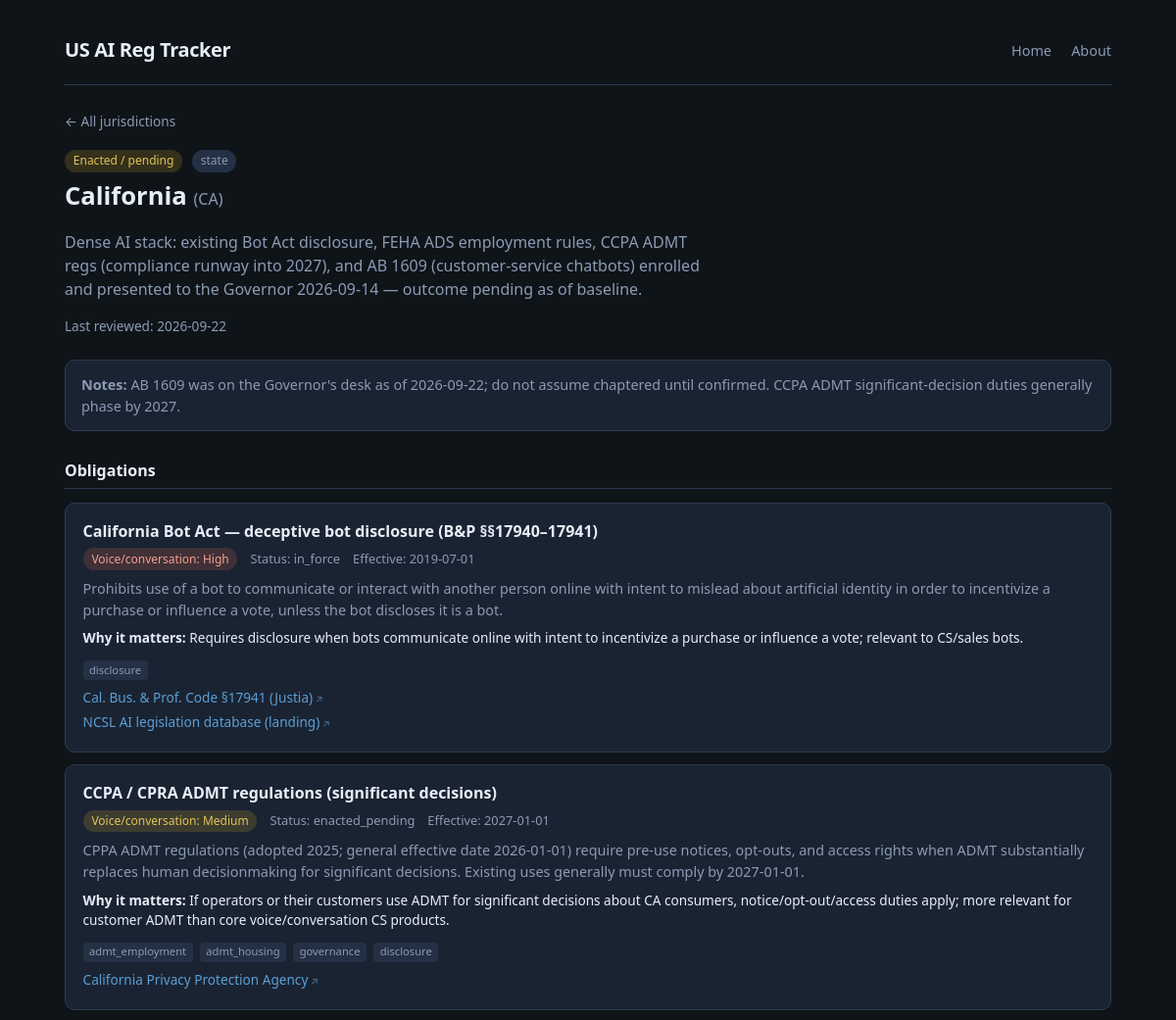
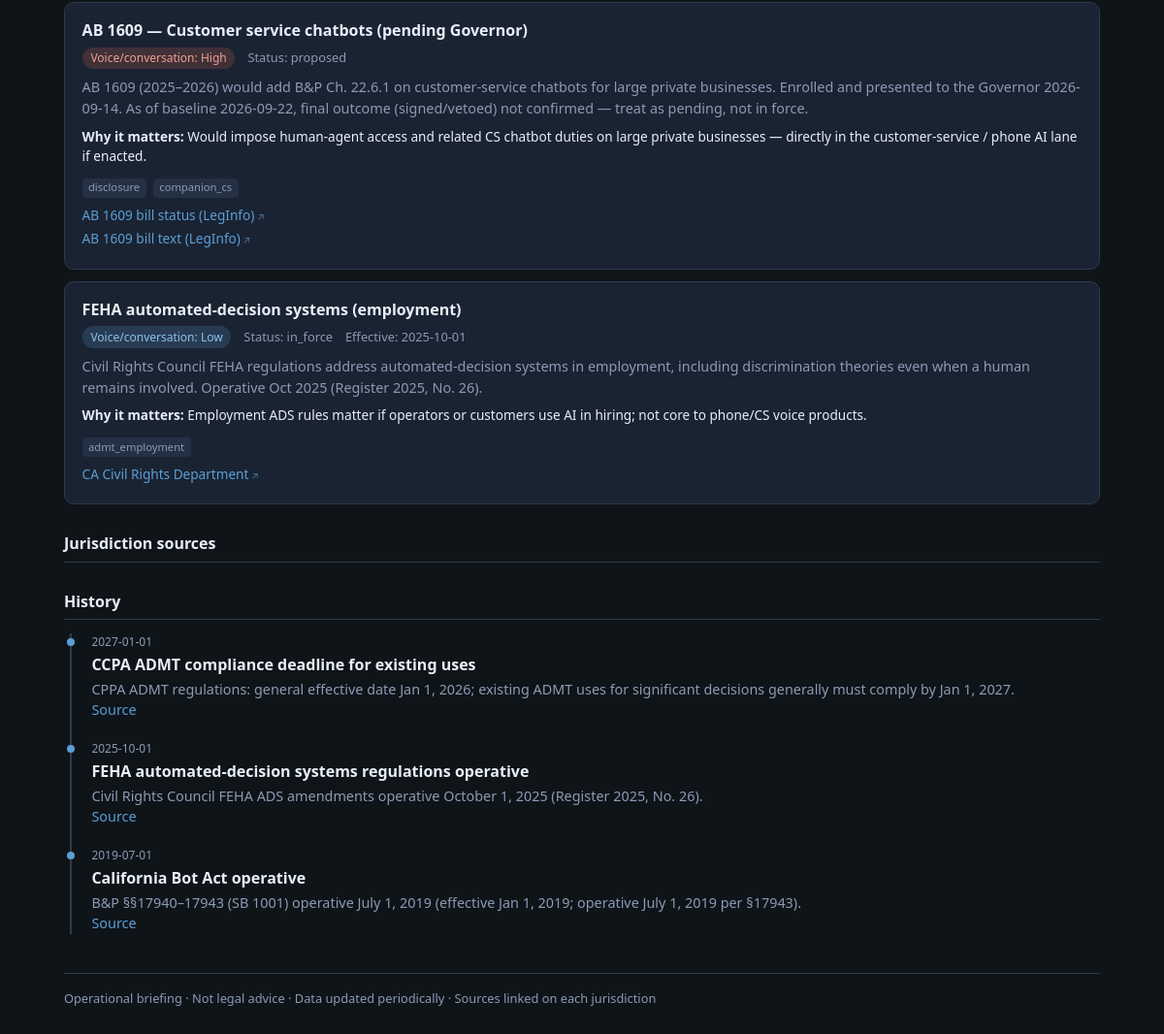
The page /j/CA on the database as committed earlier (2 pictures, top to bottom).
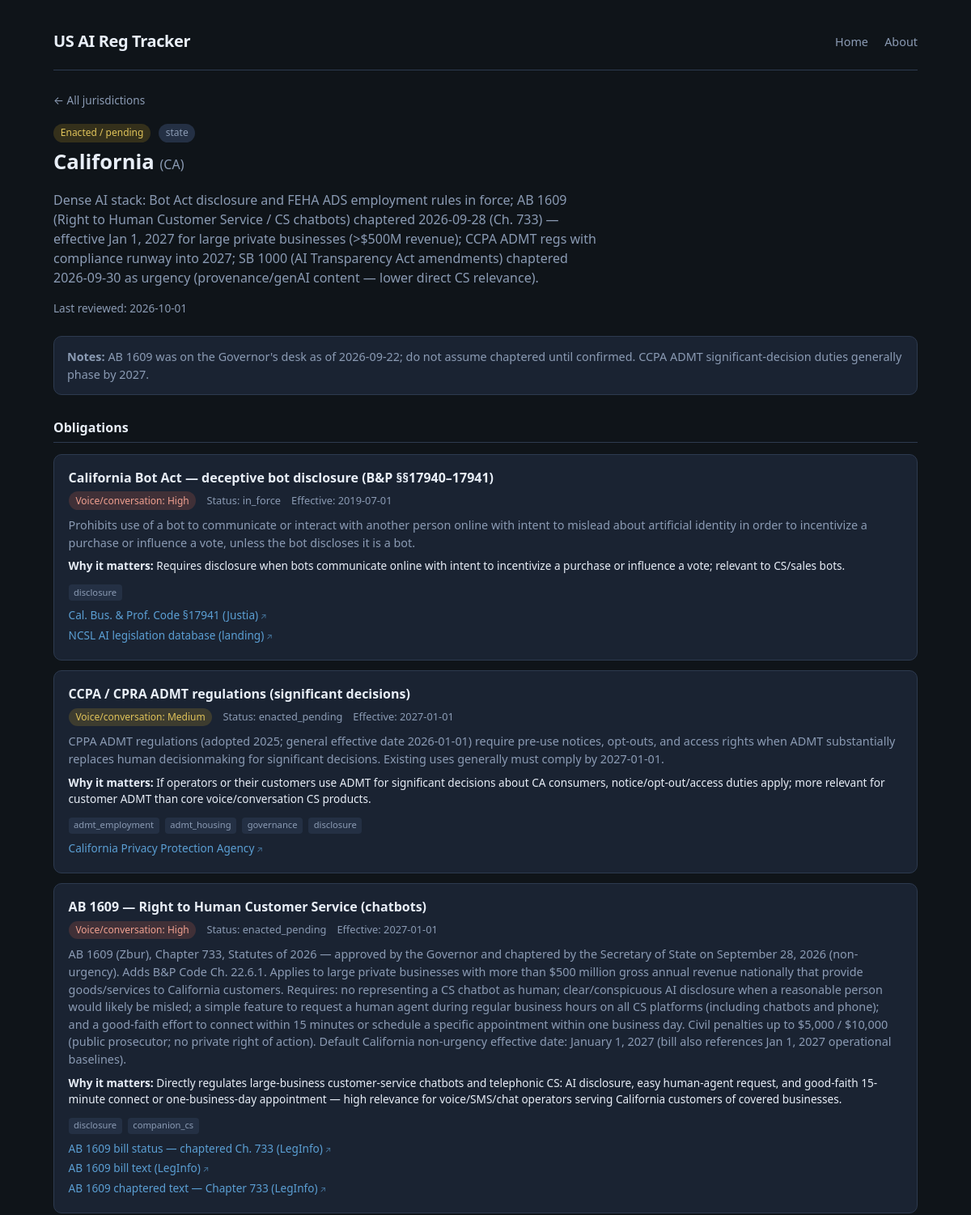
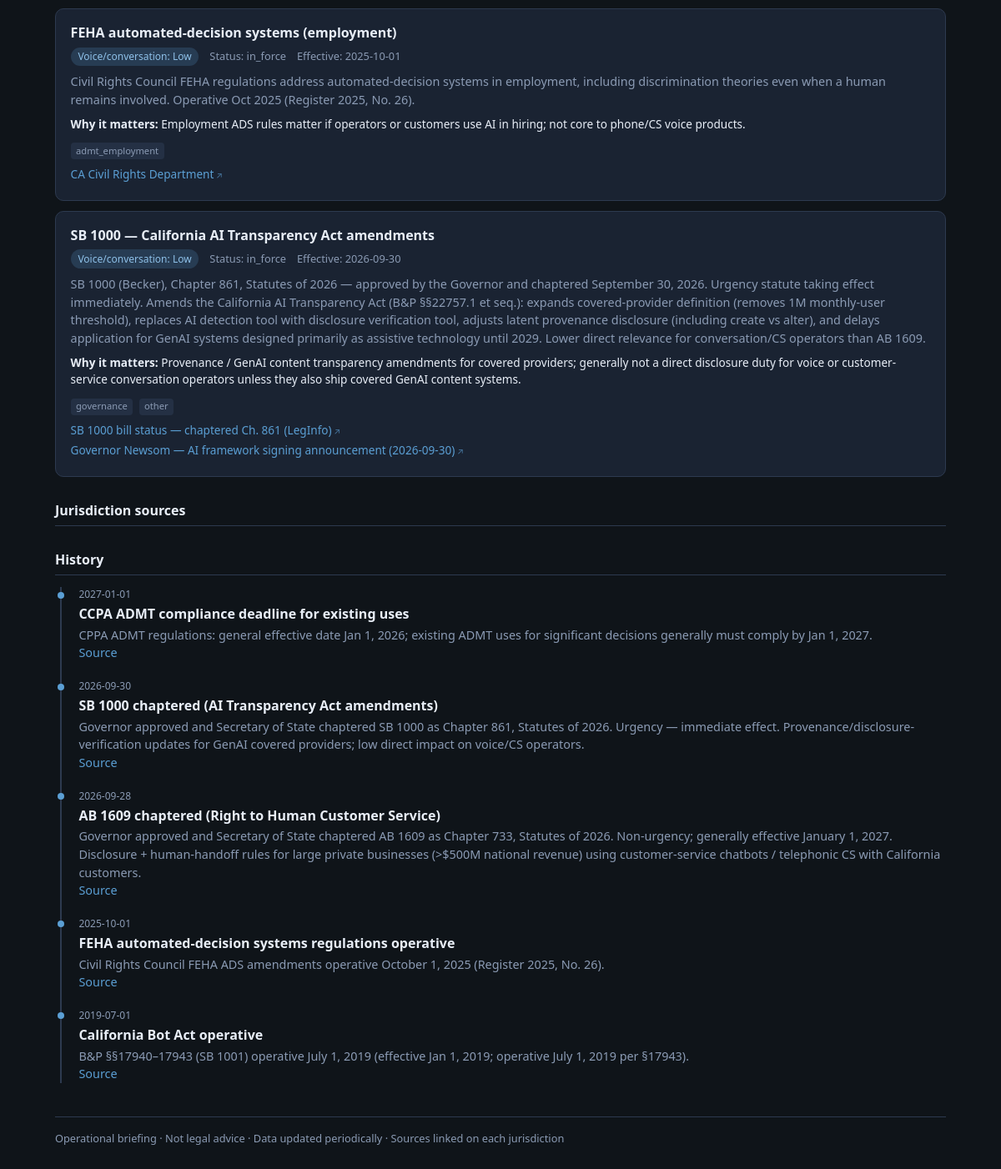
The same page on the database as committed later (2 pictures, top to bottom).
### tables this page shows
CREATE TABLE jurisdictions (
    id INTEGER PRIMARY KEY AUTOINCREMENT,
    code TEXT NOT NULL UNIQUE,
    name TEXT NOT NULL,
    kind TEXT NOT NULL CHECK (kind IN ('federal', 'state', 'local')),
    status_color TEXT NOT NULL DEFAULT 'quiet',
    status_label TEXT NOT NULL DEFAULT 'quiet',
    summary TEXT NOT NULL DEFAULT '',
    last_reviewed TEXT,
    notes TEXT DEFAULT ''
);

CREATE TABLE obligations (
    id INTEGER PRIMARY KEY AUTOINCREMENT,
    jurisdiction_id INTEGER NOT NULL REFERENCES jurisdictions(id) ON DELETE CASCADE,
    title TEXT NOT NULL,
    status TEXT NOT NULL DEFAULT 'proposed',
    effective_date TEXT,
    themes TEXT NOT NULL DEFAULT '[]',
    voice_cs_relevance TEXT NOT NULL DEFAULT 'none',
    voice_cs_why TEXT DEFAULT '',
    summary TEXT NOT NULL DEFAULT ''
);

CREATE TABLE sources (
    id INTEGER PRIMARY KEY AUTOINCREMENT,
    jurisdiction_id INTEGER REFERENCES jurisdictions(id) ON DELETE CASCADE,
    obligation_id INTEGER REFERENCES obligations(id) ON DELETE CASCADE,
    label TEXT NOT NULL,
    url TEXT NOT NULL,
    CHECK (jurisdiction_id IS NOT NULL OR obligation_id IS NOT NULL)
);

CREATE TABLE history_events (
    id INTEGER PRIMARY KEY AUTOINCREMENT,
    jurisdiction_id INTEGER NOT NULL REFERENCES jurisdictions(id) ON DELETE CASCADE,
    event_date TEXT NOT NULL,
    title TEXT NOT NULL,
    detail TEXT DEFAULT '',
    source_url TEXT,
    event_kind TEXT NOT NULL DEFAULT 'milestone',
    created_at TEXT NOT NULL DEFAULT (datetime('now'))
);

### app/main.py (the view)
@app.get("/j/{code}", response_class=HTMLResponse)
def jurisdiction_page(request: Request, code: str):
    detail = db.jurisdiction_detail(code)
    if not detail:
        raise HTTPException(status_code=404, detail=f"Jurisdiction {code} not found")
    j = _enrich_jurisdiction(detail["jurisdiction"])
    obligations = []
    for obl in detail["obligations"]:
        o = dict(obl)
        rel = o.get("voice_cs_relevance") or "none"
        o["rel_display"] = RELEVANCE_META.get(rel, RELEVANCE_META["none"])["label"]
        o["rel_css"] = RELEVANCE_META.get(rel, RELEVANCE_META["none"])["css"]
        obligations.append(o)
    return templates.TemplateResponse(
        "jurisdiction.html",
        {
            "request": request,
            "j": j,
            "obligations": obligations,
            "sources": detail["sources"],
            "history": detail["history"],
            "status_meta": STATUS_META,
        },
    )

### app/templates/jurisdiction.html (shortened to what this page needs)
{% extends "base.html" %}
{% block content %}
<a class="back" href="/">← All jurisdictions</a>
<div class="j-header">
  <span class="pill {{ j.status_css }}">{{ j.status_display }}</span>
  <span class="pill" style="margin-left:0.35rem;">{{ j.kind }}</span>
  <h1>{{ j.name }} <span style="color:var(--muted); font-weight:400; font-size:1rem;">({{ j.code }})</span></h1>
  <p class="summary">{{ j.summary }}</p>
  <p class="meta-line" style="margin-top:0.75rem;">Last reviewed: {{ j.last_reviewed or '—' }}</p>
</div>
{% if j.notes %}
<div class="notes"><strong>Notes:</strong> {{ j.notes }}</div>
{% endif %}
<h3 class="block-title">Obligations</h3>
{% if obligations %}
  {% for o in obligations %}
  <div class="obl">
    <h4>{{ o.title }}</h4>
    <div class="meta">
      <span class="pill {{ o.rel_css }}">Voice/conversation: {{ o.rel_display }}</span>
      <span>Status: {{ o.status }}</span>
      {% if o.effective_date %}<span>Effective: {{ o.effective_date }}</span>{% endif %}
    </div>
    <p>{{ o.summary }}</p>
    {% if o.voice_cs_why %}
    <p class="why"><strong>Why it matters:</strong> {{ o.voice_cs_why }}</p>
    {% endif %}
    {% if o.themes %}
    <div class="themes">
      {% for t in o.themes %}
      <span class="theme-tag">{{ t }}</span>
      {% endfor %}
    </div>
    {% endif %}
    {% if o.sources %}
    <ul class="sources">
      {% for s in o.sources %}
      <li><a href="{{ s.url }}" target="_blank" rel="noopener noreferrer">{{ s.label }}</a></li>
      {% endfor %}
    </ul>
    {% endif %}
  </div>
  {% endfor %}
{% else %}
<p class="empty">No specific obligations tracked yet for this jurisdiction.</p>
{% endif %}
{% if sources %}
<h3 class="block-title">Jurisdiction sources</h3>
{% endif %}
<h3 class="block-title">History</h3>
{% if history %}
<ul class="timeline">
  {% for h in history %}
  <li>
    <div class="date">{{ h.event_date }}</div>
    <div class="title">{{ h.title }}</div>
    {% if h.detail %}<div class="detail">{{ h.detail }}</div>{% endif %}
    {% if h.source_url %}
    <div class="detail"><a href="{{ h.source_url }}" target="_blank" rel="noopener noreferrer">Source</a></div>
    {% endif %}
  </li>
  {% endfor %}
</ul>
{% else %}
<p class="empty">No history events yet.</p>
{% endif %}
{% endblock %}

### app/templates/base.html (shortened to what this page needs)
<!DOCTYPE html>
<html lang="en">
<head>
  <link rel="stylesheet" href="/static/style.css">
</head>
<body>
  <div class="wrap">
    <header class="app-header">
      <h1><a href="/">US AI Reg Tracker</a></h1>
      <nav>
        <a href="/" class="{% if request.url.path == '/' %}active{% endif %}">Home</a>
        <a href="/about" class="{% if request.url.path == '/about' %}active{% endif %}">About</a>
      </nav>
    </header>
    {% block content %}{% endblock %}
    <footer class="app-footer">
      Operational briefing · Not legal advice · Data updated periodically · Sources linked on each jurisdiction
    </footer>
  </div>
</body>
</html>

### app/static/style.css (style rules this page uses)
:root { --bg: #0f1419; --surface: #1a2332; --surface2: #243044; --border: #2d3a4f; --text: #e8eef7; --muted: #8b9bb4; --accent: #5b9fd4; --accent-soft: rgba(91, 159, 212, 0.15); --in-force: #3d9a6a; --pending: #c9a227; --hot: #d4654a; --quiet: #5a6a7e; --watch: #7b8fd4; --rel-high: #d4654a; --rel-medium: #c9a227; --rel-low: #5b9fd4; --rel-none: #5a6a7e; --radius: 10px; --font: "Segoe UI", system-ui, -apple-system, sans-serif; }
* { box-sizing: border-box; }
body { margin: 0; font-family: var(--font); background: var(--bg); color: var(--text); line-height: 1.5; min-height: 100vh; }
a { color: var(--accent); text-decoration: none; }
.wrap { max-width: 1100px; margin: 0 auto; padding: 1.25rem 1rem 3rem; }
header.app-header { display: flex; flex-wrap: wrap; align-items: center; justify-content: space-between; gap: 0.75rem; padding: 1rem 0 1.25rem; border-bottom: 1px solid var(--border); margin-bottom: 1.5rem; }
header.app-header h1 { margin: 0; font-size: 1.25rem; font-weight: 600; letter-spacing: -0.02em; }
header.app-header h1 a { color: var(--text); text-decoration: none; }
nav a { color: var(--muted); margin-left: 1rem; font-size: 0.9rem; }
.meta-line { color: var(--muted); font-size: 0.85rem; margin-bottom: 1.25rem; }
.pill { display: inline-block; padding: 0.15rem 0.55rem; border-radius: 999px; font-size: 0.75rem; font-weight: 500; background: var(--surface2); color: var(--muted); }
.pill.status-pending { background: rgba(201,162,39,0.2); color: #e0c35a; }
.pill.rel-high { background: rgba(212,101,74,0.2); color: #f0a090; }
.pill.rel-medium { background: rgba(201,162,39,0.2); color: #e0c35a; }
.pill.rel-low { background: rgba(91,159,212,0.2); color: #8ec0e8; }
.back { font-size: 0.85rem; color: var(--muted); margin-bottom: 1rem; display: inline-block; }
.j-header { margin-bottom: 1.5rem; }
.j-header h1 { margin: 0.3rem 0 0.5rem; font-size: 1.6rem; }
.j-header .summary { color: var(--muted); max-width: 42rem; }
.notes { background: var(--surface); border: 1px solid var(--border); border-radius: var(--radius); padding: 0.85rem 1rem; margin: 1rem 0 1.5rem; font-size: 0.9rem; color: var(--muted); }
h3.block-title { font-size: 1rem; margin: 1.75rem 0 0.85rem; padding-bottom: 0.4rem; border-bottom: 1px solid var(--border); }
.obl { background: var(--surface); border: 1px solid var(--border); border-radius: var(--radius); padding: 1rem 1.1rem; margin-bottom: 0.75rem; }
.obl h4 { margin: 0 0 0.35rem; font-size: 1rem; }
.obl .meta { font-size: 0.8rem; color: var(--muted); margin-bottom: 0.5rem; }
.obl .meta span { margin-right: 0.6rem; }
.obl p { margin: 0.35rem 0; font-size: 0.9rem; color: var(--muted); }
.obl .why { font-size: 0.85rem; color: var(--text); margin-top: 0.5rem; }
.themes { margin-top: 0.5rem; }
.theme-tag { display: inline-block; font-size: 0.7rem; padding: 0.1rem 0.4rem; margin: 0.15rem 0.2rem 0 0; border-radius: 4px; background: var(--surface2); color: var(--muted); }
.sources { list-style: none; padding: 0; margin: 0.5rem 0 0; }
.sources li { margin: 0.25rem 0; font-size: 0.85rem; }
.sources a::after { content: " ↗"; font-size: 0.75em; opacity: 0.7; }
.timeline { list-style: none; padding: 0; margin: 0; }
.timeline li { position: relative; padding: 0 0 1.25rem 1.25rem; border-left: 2px solid var(--border); margin-left: 0.4rem; }
.timeline li::before { content: ""; position: absolute; left: -5px; top: 0.35rem; width: 8px; height: 8px; border-radius: 50%; background: var(--accent); }
.timeline li:last-child { padding-bottom: 0; }
.timeline .date { font-size: 0.75rem; color: var(--muted); }
.timeline .title { font-weight: 600; margin: 0.15rem 0; }
.timeline .detail { font-size: 0.9rem; color: var(--muted); }
footer.app-footer { margin-top: 2.5rem; padding-top: 1rem; border-top: 1px solid var(--border); font-size: 0.8rem; color: var(--muted); }

Rows that differ between the two databases and show on the page:
changed jurisdictions "California": summary "Dense AI stack: existing Bot Act disclosure, FEHA ADS employment rules, CCPA ADMT regs (compliance runway into 2027), and AB 1609 (customer-service chatbots) enrolled and presented to the Governor 2026-09-14 — outcome pending as of baseline." → "Dense AI stack: Bot Act disclosure and FEHA ADS employment rules in force; AB 1609 (Right to Human Customer Service / CS chatbots) chaptered 2026-09-28 (Ch. 733) — effective Jan 1, 2027 for large private businesses (>$500M revenue); CCPA ADMT regs with compliance runway into 2027; SB 1000 (AI Transparency Act amendments) chaptered 2026-09-30 as urgency (provenance/genAI content — lower direct CS relevance)."; last_reviewed "2026-09-22" → "2026-10-01"
changed obligations: title "AB 1609 — Customer service chatbots (pending Governor)" → "AB 1609 — Right to Human Customer Service (chatbots)"; status "proposed" → "enacted_pending"; effective_date (not shown) → "2027-01-01"; summary "AB 1609 (2025–2026) would add B&P Ch. 22.6.1 on customer-service chatbots for large private businesses. Enrolled and presented to the Governor 2026-09-14. As of baseline 2026-09-22, final outcome (signed/vetoed) not confirmed — treat as pending, not in force." → "AB 1609 (Zbur), Chapter 733, Statutes of 2026 — approved by the Governor and chaptered by the Secretary of State on September 28, 2026 (non-urgency). Adds B&P Code Ch. 22.6.1. Applies to large private businesses with more than $500 million gross annual revenue nationally that provide goods/services to California customers. Requires: no representing a CS chatbot as human; clear/conspicuous AI disclosure when a reasonable person would likely be misled; a simple feature to request a human agent during regular business hours on all CS platforms (including chatbots and phone); and a good-faith effort to connect within 15 minutes or schedule a specific appointment within one business day. Civil…"; voice_cs_why "Would impose human-agent access and related CS chatbot duties on large private businesses — directly in the customer-service / phone AI lane if enacted." → "Directly regulates large-business customer-service chatbots and telephonic CS: AI disclosure, easy human-agent request, and good-faith 15-minute connect or one-business-day appointment — high relevance for voice/SMS/chat operators serving California customers of covered businesses."
changed sources: label "AB 1609 bill status (LegInfo)" → "AB 1609 bill status — chaptered Ch. 733 (LegInfo)"
added sources: label "AB 1609 chaptered text — Chapter 733 (LegInfo)", shown under obligations "AB 1609 — Right to Human Customer Service (chatbots)"
added obligations: title "SB 1000 — California AI Transparency Act amendments", rel_display "Low", status "in_force", effective_date "2026-09-30", summary "SB 1000 (Becker), Chapter 861, Statutes of 2026 — approved by the Governor and chaptered September 30, 2026. Urgency statute taking effect immediately. Amends the California AI Transparency Act (B&P §§22757.1 et seq.): expands covered-provider definition (removes 1M monthly-user threshold), replaces AI detection tool with disclosure verification tool, adjusts latent provenance disclosure (including create vs alter), and delays application for GenAI systems designed primarily as assistive technology until 2029. Lower direct relevance for conversation/CS operators than AB 1609.", voice_cs_why "Provenance / GenAI content transparency amendments for covered providers; generally not a direct disclosure duty for voice or customer-service conversation operators unless they also ship covered GenAI content systems.", themes "governance" "other"
added sources: label "SB 1000 bill status — chaptered Ch. 861 (LegInfo)", shown under "SB 1000 — California AI Transparency Act amendments"
added sources: label "Governor Newsom — AI framework signing announcement (2026-09-30)", shown under "SB 1000 — California AI Transparency Act amendments"
added history_events: event_date "2026-09-30", title "SB 1000 chaptered (AI Transparency Act amendments)", detail "Governor approved and Secretary of State chaptered SB 1000 as Chapter 861, Statutes of 2026. Urgency — immediate effect. Provenance/disclosure-verification updates for GenAI covered providers; low direct impact on voice/CS operators."
added history_events: event_date "2026-09-28", title "AB 1609 chaptered (Right to Human Customer Service)", detail "Governor approved and Secretary of State chaptered AB 1609 as Chapter 733, Statutes of 2026. Non-urgency; generally effective January 1, 2027. Disclosure + human-handoff rules for large private businesses (>$500M national revenue) using customer-service chatbots / telephonic CS with California customers."
